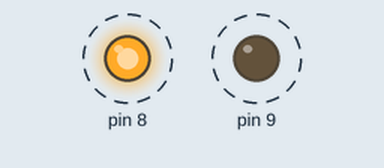
Recording of a sketch running on a simulated Arduino Uno, built with avr-gcc and run on an emulated ATmega328P. Parts: output pins drawn as LEDs (lit = HIGH). Dashed ring = blinking.

Above: at 0.5 s.
Timing chart, 0 to 5.1 s (numbered marks = the images above):
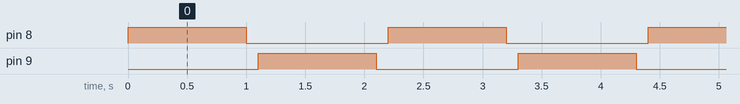

Measured:
- by itself, pin 8, pin 9: alternates HIGH for 1.0 s and LOW for 1.2 s
- by itself, everything shown: repeats every 2.2 s, in 4 steps

The sketch:

delaycom2leds.ino
```cpp
void setup() {
  // put your setup code here, to run once:
  pinMode(8,OUTPUT);
  pinMode(9,OUTPUT);
}

void loop() {
  // put your main code here, to run repeatedly:
  digitalWrite(8,HIGH);
  delay(1000); //timer sincrono
  digitalWrite(8,LOW);
  delay(100); //timer sincrono
  digitalWrite(9,HIGH);
  delay(1000); //timer sincrono
  digitalWrite(9,LOW);
  delay(100); //timer sincrono
}
```
